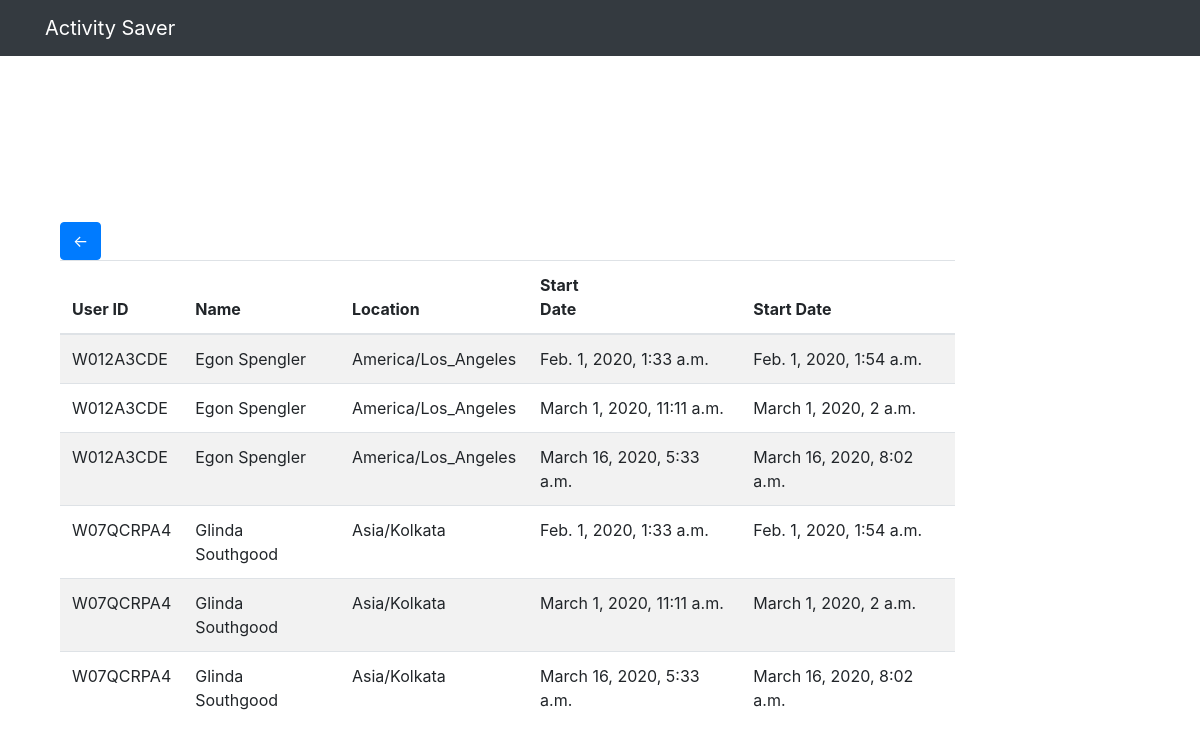
The page /view_activities/ on the database its author committed.
### Activitylog/models.py (models this page shows)
class ActivityPeriod(models.Model):
	start_date=models.DateTimeField(null=True)
	end_date=models.DateTimeField(null=True)
	user=models.ForeignKey(Users, on_delete=models.CASCADE)

class Users(models.Model):
	user_name=models.CharField(max_length=30,null=True)
	user_location=models.CharField(max_length=30,null=True)
	user_id=models.CharField(max_length=9,null=True)

### Activitylog/views.py (the view)
# urls.py: path('view_activities/',views.view_activities,name="view-activity"),
def view_activities(request):
	activities={
		"activities":models.ActivityPeriod.objects.all()
	}
	return render(request, 'Activitylog/view_activities.html', activities)

### Activitylog/templates/Activitylog/view_activities.html
{% extends "Activitylog/base.html" %}
{% block content %}
<div class="col-md-10" style="margin-top: 20%;">
  	<a type="button" class="btn btn-primary col-md-offset-4" href="{% url 'activity-home' %}"><-</a>
<table class="table table-striped">
  <thead>
    <tr>
      <th scope="col">User ID</th>
      <th scope="col">Name</th>
      <th scope="col">Location</th>
      <th scope="col" style="column-width: 50px">Start Date</th>
      <th scope="col">Start Date</th>
    </tr>
  </thead>
  <tbody>
	{% for r in activities %}
		<tr>
			<td>{{r.user.user_id}}</td>
			<td>{{r.user.user_name}}</td>
			<td>{{r.user.user_location}}</td>
			<td>{{r.start_date}}</td>
			<td>{{r.end_date}}</td>
		</tr>
	{% endfor %}
  </tbody>
</table>
</div>
{% endblock content %}

### Activitylog/templates/Activitylog/base.html (shortened to what this page needs)
{% load static %}
<!DOCTYPE html>
<html>
<head>
    <link rel="stylesheet" href="https://cdnjs.cloudflare.com/ajax/libs/bootstrap-datetimepicker/4.17.37/css/bootstrap-datetimepicker.min.css" />
    <link rel="stylesheet" href="https://stackpath.bootstrapcdn.com/bootstrap/4.3.1/css/bootstrap.min.css">
</head>
<body>
	<header class="site-header">
	  <nav class="navbar navbar-expand-md navbar-dark bg-dark fixed-top">
	    <div class="container">
	      <a class="navbar-brand mr-4" href="{% url 'activity-home' %}">Activity Saver</a>
	    </div>
	  </nav>
	</header>
	<main role="main" class="container" style="width: 100%">
		{% block content %}{% endblock %}
	</main>
	<link rel="stylesheet" href="https://cdnjs.cloudflare.com/ajax/libs/jquery-datetimepicker/2.5.20/jquery.datetimepicker.css" />
  </body>
</html>

### rows shown on the page
ActivityPeriod: user.user_id "W012A3CDE", user.user_name "Egon Spengler", user.user_location "America/Los_Angeles", start_date "Feb. 1, 2020, 1:33 a.m.", end_date "Feb. 1, 2020, 1:54 a.m."
ActivityPeriod: user.user_id "W012A3CDE", user.user_name "Egon Spengler", user.user_location "America/Los_Angeles", start_date "March 1, 2020, 11:11 a.m.", end_date "March 1, 2020, 2 a.m."
ActivityPeriod: user.user_id "W012A3CDE", user.user_name "Egon Spengler", user.user_location "America/Los_Angeles", start_date "March 16, 2020, 5:33 a.m.", end_date "March 16, 2020, 8:02 a.m."
ActivityPeriod: user.user_id "W07QCRPA4", user.user_name "Glinda Southgood", user.user_location "Asia/Kolkata", start_date "Feb. 1, 2020, 1:33 a.m.", end_date "Feb. 1, 2020, 1:54 a.m."
ActivityPeriod: user.user_id "W07QCRPA4", user.user_name "Glinda Southgood", user.user_location "Asia/Kolkata", start_date "March 1, 2020, 11:11 a.m.", end_date "March 1, 2020, 2 a.m."
ActivityPeriod: user.user_id "W07QCRPA4", user.user_name "Glinda Southgood", user.user_location "Asia/Kolkata", start_date "March 16, 2020, 5:33 a.m.", end_date "March 16, 2020, 8:02 a.m."
